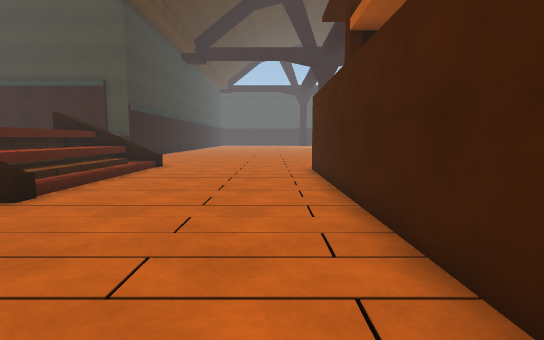
view 1 (above)

19 first-person views from a walk through a scene from a Unity 3-D project. The camera is 1.2 m above the floor, tilts 6° down and sees 85° across. The floor is counted in squares, 1 m on a side. Each view is taken from the middle of a square. On the plan, view 1 faces up. The plan holds only what a view shows up to about 13 squares ahead; the rest is blank. The place goes on beyond the plan.

view 2
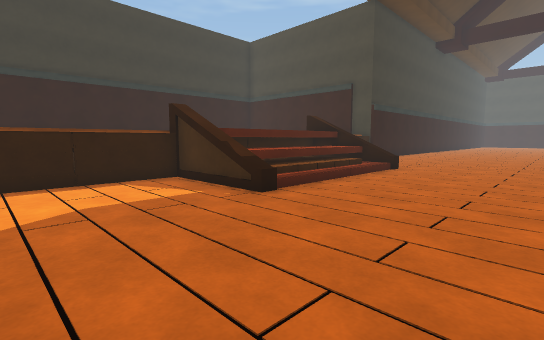

view 3
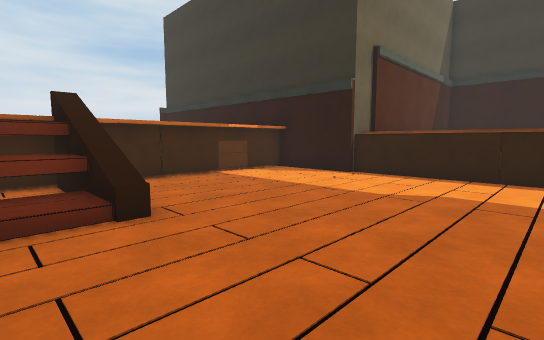

view 4
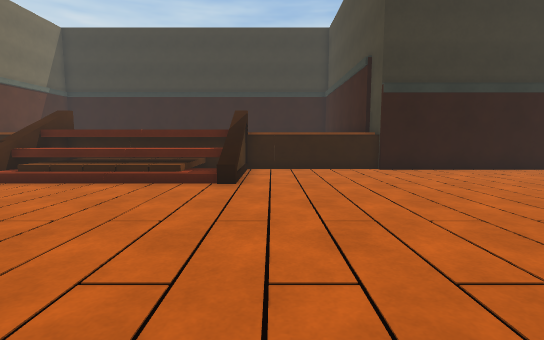

view 5
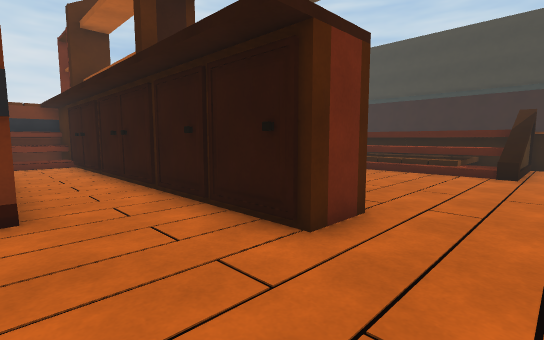

view 6
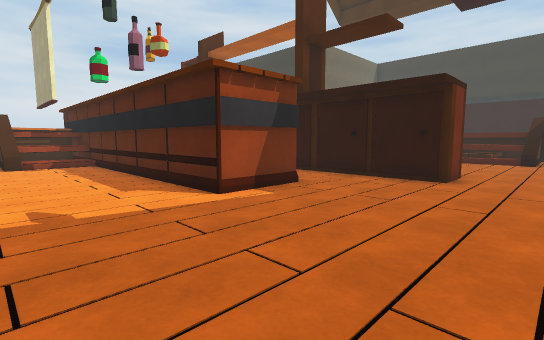

view 7
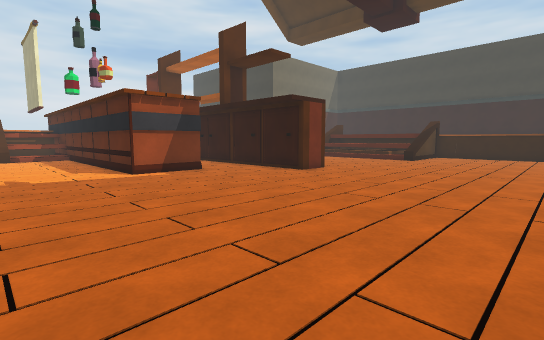

view 8
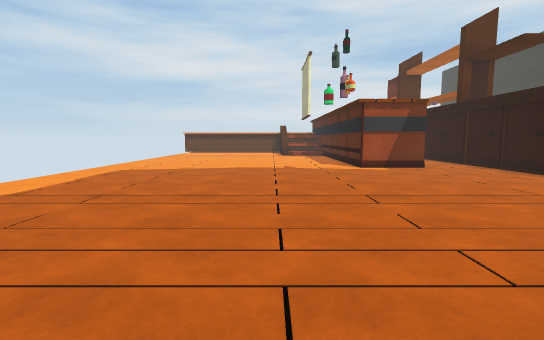

view 9
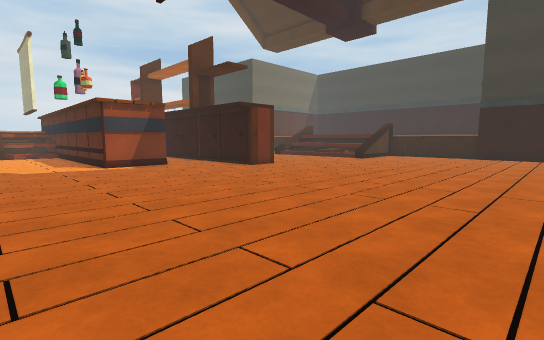

view 10
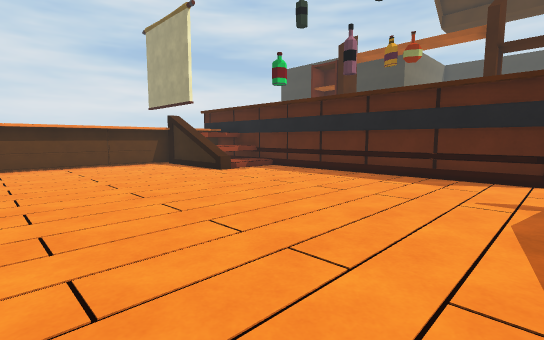

view 11
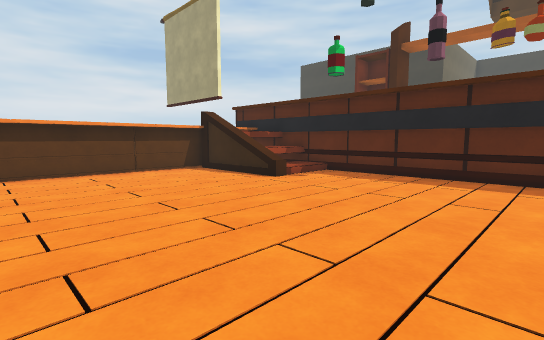

view 12
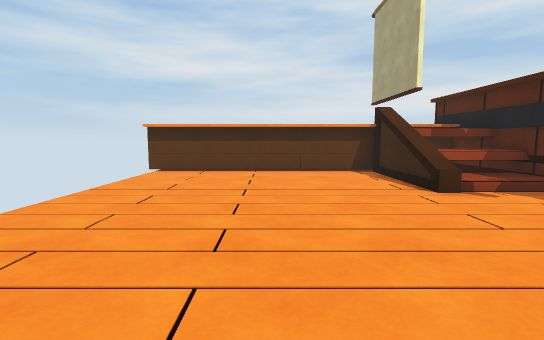

view 13
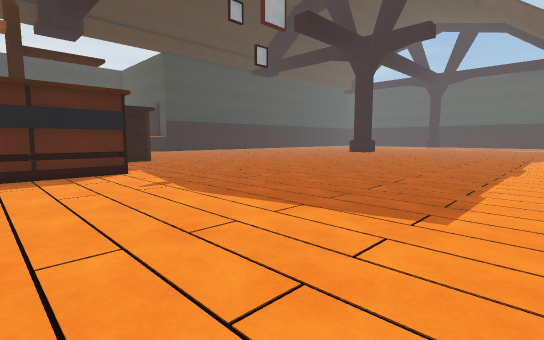

view 14
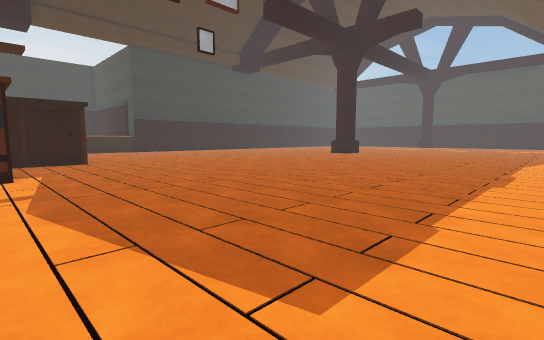

view 15
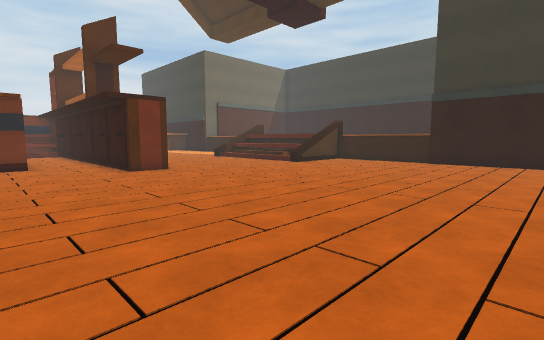

view 16
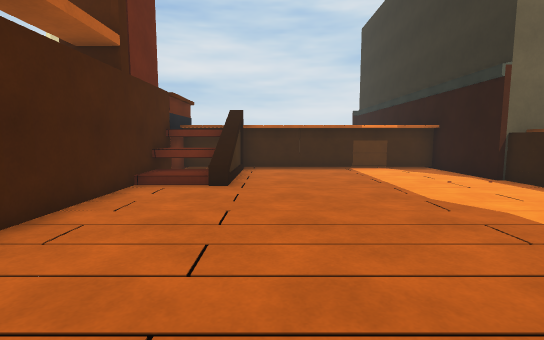

view 17
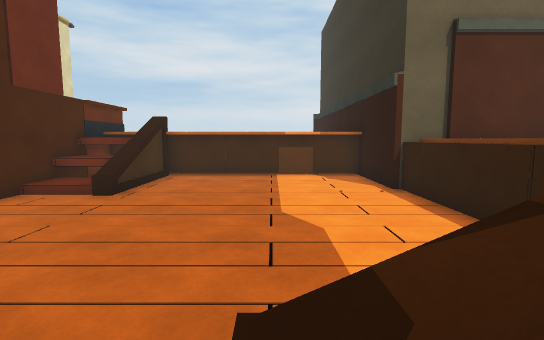

view 18
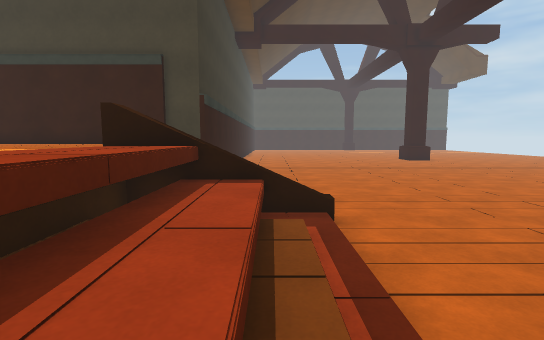

view 19
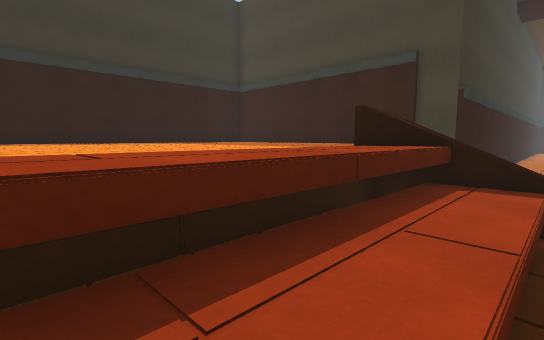

### Floor plan
Key: @ floor where view 1 was taken; # wall or solid block; . main floor; : floor 0.25 m higher than the main floor; + floor 1 m higher than the main floor; / step, stairs or slope; = window, fence, low wall or low ledge; ^ raised ledge.
Columns run from 11 left of view 1 to 19 right of it. Each row starts with its distance up from view 1.
 23   #..  .......... .        ...
 22   #................... .  ....
 21   #..................... .....
 20   #...........................
 19   #............................
 18  ##............................
 17   ^............................
 16   ^............................
 15   ^............................
 14 ^^^............................
 13 ^^###==........................
 12 ^^^^= /......##................
 11 ^^^^///......##................
 10 ^^^^///......##................
  9 ^^^^+//......##..###...........
  8 ^^^^///......##..###...........
  7 ^^^^///......##..  #...........
  6   ^^==/......##..  #..........
  5   ^..........##..  #...........
  4   ^..........##..  #..........
  3   ^..........##..  #..........
  2   ^..........##..  #...........
  1   ^..........##..  #...........
  0   ^........@.##..  #...........
 -1 ^^^.......=::##::  #::=........
 -2  ##.......^^^#^^^  #^^^........
 -3   #.......^^^#  #  #^^^........
 -4   #.......#^ ^     #  #........
 -5   #^^^^^^^^^^#     #^^^^^^^^^^^
 -6                    #

Where each view was taken, in squares from view 1:
view 1: 0 up, 0 right, facing up
view 2: 1 up, 0 right, facing up-left
view 3: 4 up, 1 right, facing down-left
view 4: 14 up, 3 right, facing left
view 5: 14 up, 6 right, facing down-left
view 6: 14 up, 12 right, facing down-left
view 7: 19 up, 12 right, facing down-left
view 8: 21 up, 12 right, facing down
view 9: 22 up, 12 right, facing down-left
view 10: 9 up, 18 right, facing down-left
view 11: 6 up, 18 right, facing down-left
view 12: 6 up, 15 right, facing down
view 13: 5 up, 19 right, facing up-left
view 14: 8 up, 19 right, facing up-left
view 15: 23 up, 7 right, facing down-left
view 16: 7 up, 2 left, facing down
view 17: 7 up, 5 left, facing down
view 18: 7 up, 6 left, facing up
view 19: 7 up, 6 left, facing up-left
